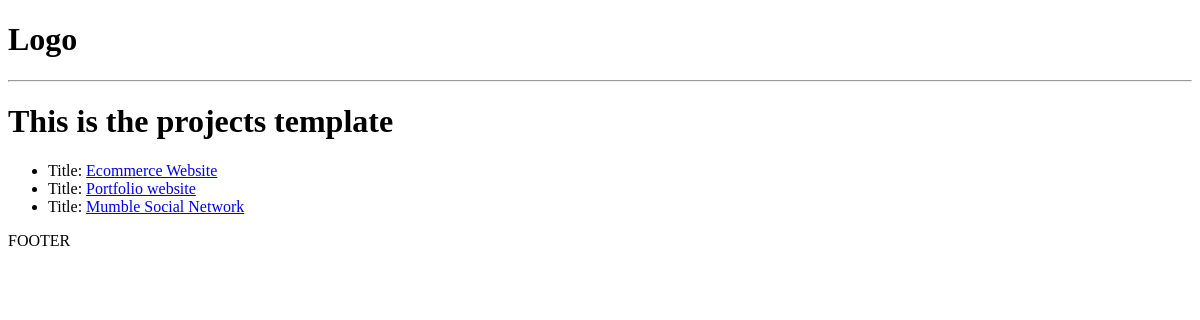
Page /projects on the earlier database version.
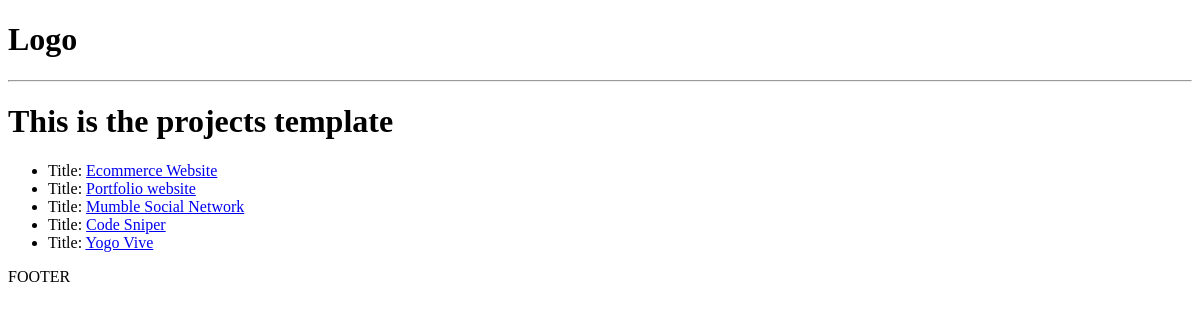
Same page on the later database version.
### projects/models.py (models this page shows, shortened)
class Project(models.Model):
    title = models.CharField(max_length=200)
    description = models.TextField(blank=True, null=True)
    demo_link = models.CharField(max_length=2000, null=True, blank=True)
    source_link = models.CharField(max_length=2000, null=True, blank=True)
    tags = models.ManyToManyField('Tag', blank=True, related_name='tags')
    vote_total = models.IntegerField(default=0, null=True, blank=True)
    vote_ratio = models.IntegerField(default=0, null=True, blank=True)
    created = models.DateTimeField(auto_now_add=True)
    id = models.UUIDField(default=uuid.uuid4, unique=True, primary_key=True, editable=False)

### projects/views.py (the view)
# urls.py: path('', include('projects.urls')),
def projects(request):
    all_projects = Project.objects.all()
    context = {
        'projects': all_projects
    }
    return render(request, 'projects/projects.html', context)

### projects/templates/projects/projects.html
{% extends 'main.html' %}
{% block content %}
    <h1>This is the projects template</h1>
    <ul>
        {% for project in projects %}
            <li>Title: <a href="{% url 'project' project.id %}">{{project.title}}</a></li>
        {% endfor %}
    </ul>
{% endblock %}

### templates/main.html (shortened to what this page needs)
<!DOCTYPE html>
<html lang="en">
    <head>
    </head>
    <body>
        {% include 'navbar.html' %}
        {% block content %}
        {% endblock %}
        <p>FOOTER</p>
    </body>
</html>

### templates/navbar.html
<h1>Logo</h1>
<hr>

Differences in the rows shown:
added Project: title "Code Sniper"
added Project: title "Yogo Vive"
